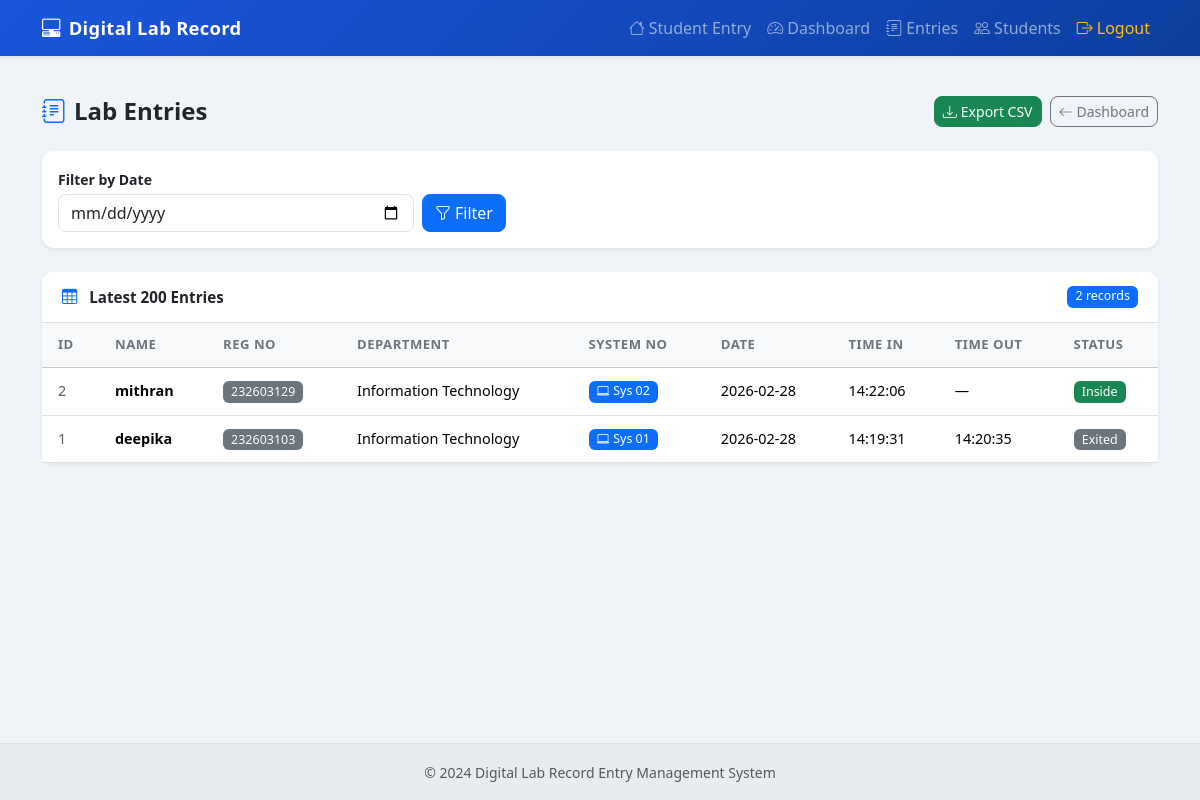
The app's page /admin/entries (signed in) with its own data.
### tables this page shows
CREATE TABLE entries (
            id          INTEGER PRIMARY KEY AUTOINCREMENT,
            student_id  INTEGER NOT NULL,
            lab_name    TEXT    NOT NULL DEFAULT 'Computer Lab',
            system_no   TEXT,
            time_in     TEXT    NOT NULL,
            time_out    TEXT,
            date        TEXT    NOT NULL,
            FOREIGN KEY (student_id) REFERENCES students(id)
        );

CREATE TABLE students (
            id      INTEGER PRIMARY KEY AUTOINCREMENT,
            name    TEXT    NOT NULL,
            reg_no  TEXT    NOT NULL UNIQUE,
            dept    TEXT    NOT NULL
        );

### app.py (the view)
@app.route("/admin/entries")
@login_required
def admin_entries():
    filter_date = request.args.get("filter_date", "")
    conn = get_db()
    if filter_date:
        entries = conn.execute("""
            SELECT e.id, s.name, s.reg_no, s.dept,
                   e.lab_name, e.system_no, e.time_in, e.time_out, e.date
            FROM entries e
            JOIN students s ON e.student_id = s.id
            WHERE e.date = ?
            ORDER BY e.id DESC
        """, (filter_date,)).fetchall()
    else:
        entries = conn.execute("""
            SELECT e.id, s.name, s.reg_no, s.dept,
                   e.lab_name, e.system_no, e.time_in, e.time_out, e.date
            FROM entries e
            JOIN students s ON e.student_id = s.id
            ORDER BY e.id DESC
            LIMIT 200
        """).fetchall()
    conn.close()
    return render_template("admin_entries.html", entries=entries, filter_date=filter_date)

### app.py (called while the page is built)
def get_db():
    conn = sqlite3.connect(DATABASE)
    conn.row_factory = sqlite3.Row  # Access columns by name
    return conn

def is_logged_in():
    return session.get("admin_logged_in") is True

def login_required(f):
    from functools import wraps
    @wraps(f)
    def decorated(*args, **kwargs):
        if not is_logged_in():
            flash("Please login to access the admin panel.", "warning")
            return redirect(url_for("admin_login"))
        return f(*args, **kwargs)
    return decorated

### templates/admin_entries.html (shortened to what this page needs)
{% extends "base.html" %}
{% block content %}
<div class="d-flex justify-content-between align-items-center mb-4 flex-wrap gap-2">
  <h4 class="fw-bold mb-0"><i class="bi bi-journal-text me-2 text-primary"></i>Lab Entries</h4>
  <div class="d-flex gap-2 flex-wrap">
    <a href="{{ url_for('admin_export', filter_date=filter_date) }}" class="btn btn-success btn-sm">
      <i class="bi bi-download me-1"></i>Export CSV
    </a>
    <a href="{{ url_for('admin_dashboard') }}" class="btn btn-outline-secondary btn-sm">
      <i class="bi bi-arrow-left me-1"></i>Dashboard
    </a>
  </div>
</div>
<div class="card border-0 shadow-sm mb-4">
  <div class="card-body">
    <form method="GET" action="{{ url_for('admin_entries') }}" class="row g-2 align-items-end">
      <div class="col-sm-4">
        <label class="form-label fw-semibold small mb-1">Filter by Date</label>
        <input type="date" name="filter_date" class="form-control" value="{{ filter_date }}"/>
      </div>
      <div class="col-auto">
        <button type="submit" class="btn btn-primary">
          <i class="bi bi-funnel me-1"></i>Filter
        </button>
      </div>
    </form>
  </div>
</div>
<div class="card border-0 shadow-sm">
  <div class="card-header bg-white fw-semibold border-bottom d-flex justify-content-between">
    <span><i class="bi bi-table me-2 text-primary"></i>
      {% if filter_date %}Entries on {{ filter_date }}{% else %}Latest 200 Entries{% endif %}
    </span>
    <span class="badge bg-primary">{{ entries|length }} records</span>
  </div>
  <div class="card-body p-0">
    {% if entries %}
    <div class="table-responsive">
      <table class="table table-hover align-middle mb-0">
        <thead class="table-light">
          <tr>
            <th>ID</th>
            <th>Name</th>
            <th>Reg No</th>
            <th>Department</th>
            <th>System No</th>
            <th>Date</th>
            <th>Time In</th>
            <th>Time Out</th>
            <th>Status</th>
          </tr>
        </thead>
        <tbody>
          {% for e in entries %}
          <tr>
            <td class="text-muted small">{{ e.id }}</td>
            <td class="fw-semibold">{{ e.name }}</td>
            <td><span class="badge bg-secondary">{{ e.reg_no }}</span></td>
            <td>{{ e.dept }}</td>
            <td>
              {% if e.system_no %}
                <span class="badge bg-primary"><i class="bi bi-laptop me-1"></i>Sys {{ e.system_no }}</span>
              {% else %}<span class="text-muted">—</span>{% endif %}
            </td>
            <td>{{ e.date }}</td>
            <td>{{ e.time_in }}</td>
            <td>{{ e.time_out or '—' }}</td>
            <td>
              {% if e.time_out %}
                <span class="badge bg-secondary">Exited</span>
              {% else %}
                <span class="badge bg-success">Inside</span>
              {% endif %}
            </td>
          </tr>
          {% endfor %}
        </tbody>
      </table>
    </div>
    {% else %}
    <div class="text-center text-muted py-5">
      <i class="bi bi-inbox display-6 d-block mb-2"></i>
      No entries found{% if filter_date %} for {{ filter_date }}{% endif %}.
    </div>
    {% endif %}
  </div>
</div>
{% endblock %}

### static/css/style.css (style rules this page uses)
body { background-color: #f0f4f8; font-family: "Segoe UI", system-ui, -apple-system, sans-serif; min-height: 100vh; display: flex; flex-direction: column; }
.card { border-radius: 12px; }
.card-header { border-radius: 12px 12px 0 0 !important; padding: 0.85rem 1.25rem; font-size: 0.95rem; }
.table thead th { font-size: 0.82rem; text-transform: uppercase; letter-spacing: 0.5px; color: #6c757d; border-top: none; padding: 0.75rem 1rem; }
.table tbody td { padding: 0.75rem 1rem; font-size: 0.9rem; vertical-align: middle; }
.btn { border-radius: 8px; font-weight: 500; }
.form-control, .form-select { border-radius: 8px; }
.badge { font-weight: 500; font-size: 0.78rem; border-radius: 6px; }

### records on screen
entries: id "2", name "mithran", reg_no "232603129", dept "Information Technology", system_no "02", date "2026-02-28", time_in "14:22:06", time_out "—", shows "Inside"
entries: id "1", name "deepika", reg_no "232603103", dept "Information Technology", system_no "01", date "2026-02-28", time_in "14:19:31", time_out "14:20:35", shows "Exited"

### other values on screen
{{ entries|length }} "2"
